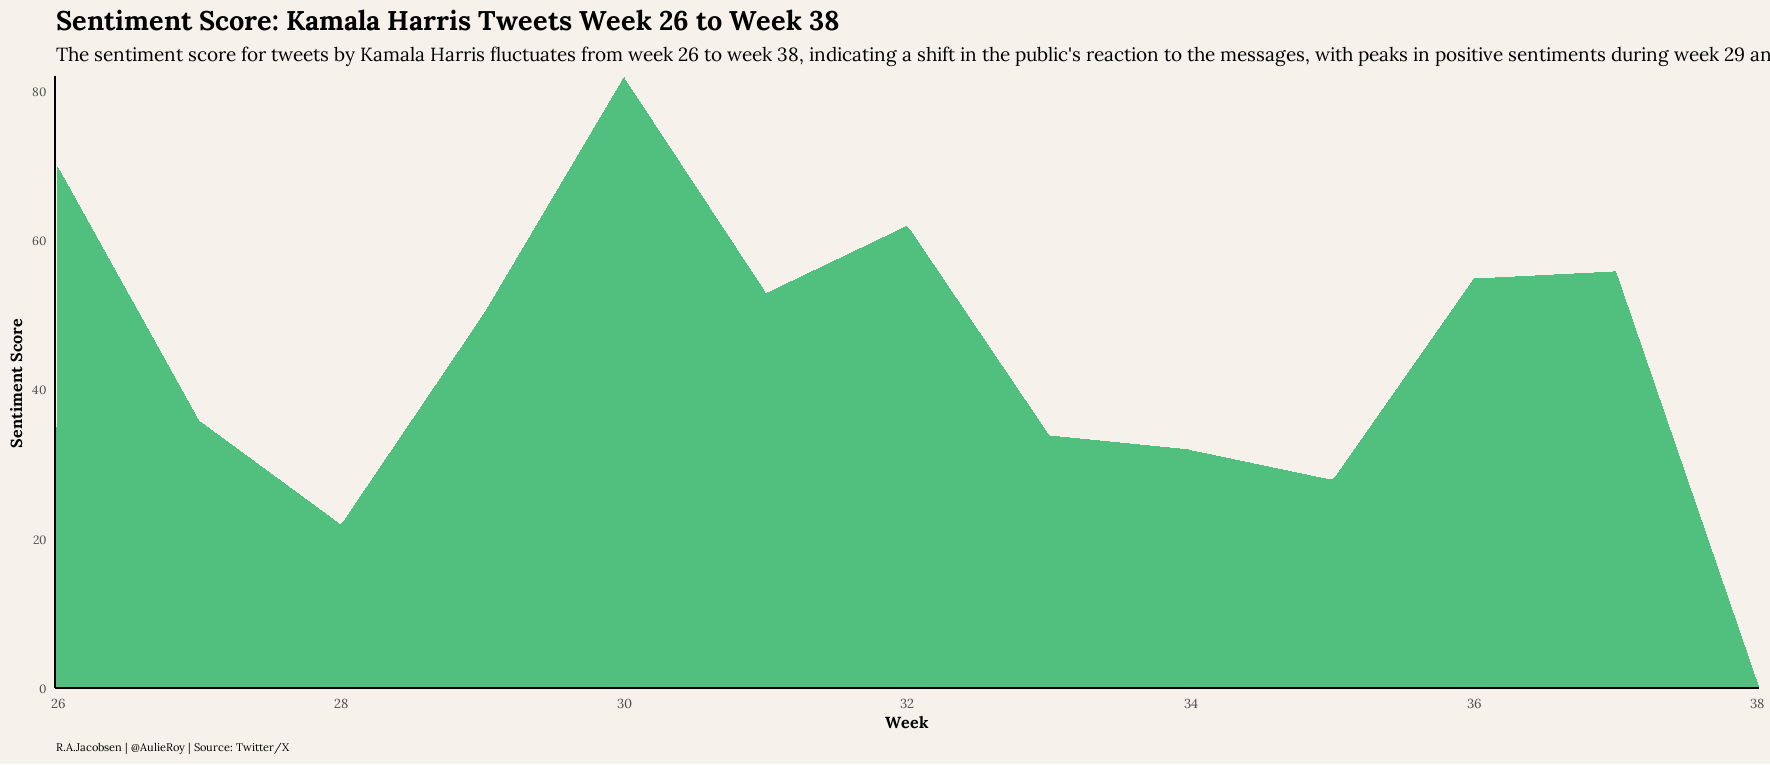

This chart was generated by the following R code:
# Data comes from the Twitter/X account of Kamala Harris. 
# Analysis was performed on September 27th, 2024. 
# All code is present within the R syntax file. 

# Load libraries 
library(tidyverse)
library(ndjson)
library(lubridate)
library(tidytext)
library(showtext)

# Load data
kamala_harris <- ndjson::stream_in("C:/Users/roja006/OneDrive - Kristiania/[01] Kristiania/[29] Coding and Data/[03] Data/2024-08-27 Kamala Harris August Twitter Posts.ndjson")
kamala_harris_more <- ndjson::stream_in("C:/Users/roja006/OneDrive - Kristiania/[01] Kristiania/[29] Coding and Data/[03] Data/2024-09-21 kamala harris twitter.ndjson")

# Merge data 
kamala_harris <- 
  kamala_harris %>%
  mutate(data.legacy.created_at = as.POSIXct(data.legacy.created_at, format = "%a %b %d %H:%M:%S %z %Y", tz = "UTC")) %>%
  filter(data.legacy.created_at <= as_datetime("2024-08-26 23:59:59", tz = "UTC"))

kamala_harris_more <- 
  kamala_harris_more %>%
  mutate(data.legacy.created_at = as.POSIXct(data.legacy.created_at, format = "%a %b %d %H:%M:%S %z %Y", tz = "UTC")) %>%
  filter(data.legacy.created_at >= as_datetime("2024-08-27 00:00:00", tz = "UTC"))

kamala_harris_combined <- bind_rows(kamala_harris, kamala_harris_more)

kamala <- 
  kamala_harris_combined %>%
  distinct(data.legacy.created_at, .keep_all = TRUE)
  

kamala_sentiment <- 
  kamala %>%
  mutate(week = week(ymd_hms(data.legacy.created_at))) %>%  
  unnest_tokens(word, data.legacy.full_text) %>%  
  inner_join(get_sentiments("bing"), by = "word") %>%  
  count(week, sentiment) %>%  
  spread(sentiment, n, fill = 0) %>% 
  mutate(sentiment_score = positive - negative)

# Google Font Lora
font_add_google("Lora", "lora")
showtext_auto()

bg_color <- "#f6f1eb"

kamala_sentiment %>% 
  ggplot(aes(x = week, y = sentiment_score)) + 
  geom_area(fill = "#28B463", alpha = 0.8) + 
  scale_x_continuous(expand = c(0,0)) +
  scale_y_continuous(expand = c(0,0)) +  
  theme_minimal(base_family = "lora") +
  labs(
    title = "Sentiment Score: Kamala Harris Tweets Week 26 to Week 38", 
    subtitle = "The sentiment score for tweets by Kamala Harris fluctuates from week 26 to week 38, indicating a shift in the public's reaction to the messages, with peaks in positive sentiments during week 29 and 36.", 
    x = "Week", 
    y = "Sentiment Score", 
    caption = "R.A.Jacobsen | @AulieRoy | Source: Twitter/X",
  ) +
  theme(
    plot.title = element_text(size = 20, face = "bold", family = "lora", hjust = 0),
    plot.subtitle = element_text(size = 14, family = "lora", hjust = 0),
    plot.caption = element_text(size = 8, family = "lora", hjust = 0),
    axis.title.x = element_text(size = 12, face = "bold"),  
    axis.title.y = element_text(size = 12, face = "bold"), 
    axis.text.x = element_text(size = 10, family = "lora"),
    panel.grid.minor = element_blank(),
    panel.grid.major = element_blank(),
    axis.line = element_line(color = "black"), 
    plot.background = element_rect(fill = bg_color, color = NA),
    panel.background = element_rect(fill = bg_color, color = NA)
  )
